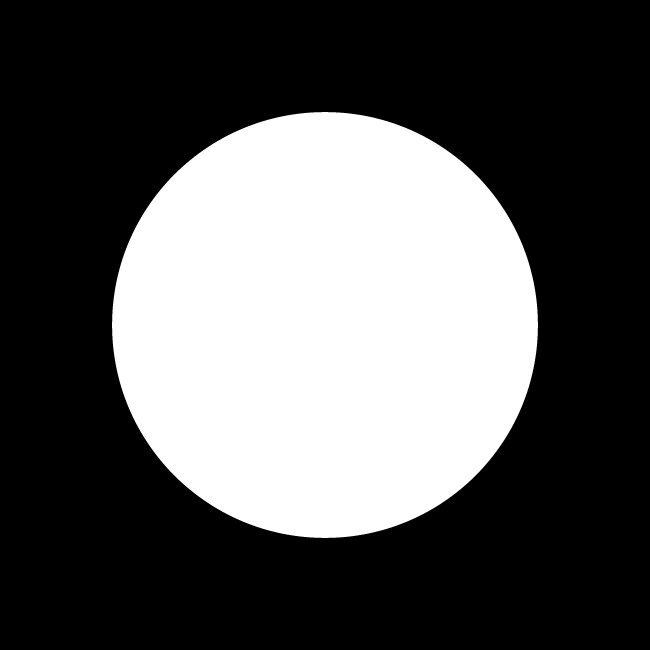
#> input picture sample_images/circle.jpg, 650 x 650 px
$ python -i test.py   (imports and definitions only)
#> lines starting #> are read from the running program, lines starting #| are printed output that depends on the picture; after the words box and inside, x2 and y2 are one past the last pixel; in counts of white or black regions, pixels touching at a corner belong together
# YOUR_ROLL_NUMBER
# YOUR_NAME
# Assignment 02

import os
import argparse
import math
from PIL import Image
import numpy as np

# ------------------------
# Filters / masks
# ------------------------
def calculate_filter_size(sigma, T=0.3):
    sHalf = int(round(math.sqrt(-math.log(T) * 2.0 * (sigma**2))))
    N = 2 * sHalf + 1
    return N, sHalf

def calculate_gradient_masks(sHalf, sigma, scale=255.0):
    xs = np.arange(-sHalf, sHalf+1, dtype=np.float64)
    X, Y = np.meshgrid(xs, xs)   # columns X, rows Y
    G = np.exp(- (X**2 + Y**2) / (2.0 * sigma**2))
    # first derivative of Gaussian
    Gx = (-X / (sigma**2)) * G
    Gy = (-Y / (sigma**2)) * G
    # scale and round to integer masks (as assignment requests)
    Gx_i = np.round(Gx * scale).astype(np.int32)
    Gy_i = np.round(Gy * scale).astype(np.int32)
    return Gx_i, Gy_i, scale

# ------------------------
# Convolution
# ------------------------
def convolve2d(image, kernel):
    image = image.astype(np.float64)
    H, W = image.shape
    kH, kW = kernel.shape
    pad_h = kH // 2
    pad_w = kW // 2
    padded = np.pad(image, ((pad_h, pad_h), (pad_w, pad_w)), 'constant', constant_values=0.0)
    out = np.zeros((H, W), dtype=np.float64)
    # naive nested loops (explicit convolution)
    for r in range(H):
        for c in range(W):
            region = padded[r:r+kH, c:c+kW]
            out[r, c] = float((region * kernel).sum())
    return out

# ------------------------
# Magnitude & Direction
# ------------------------
def compute_magnitude_and_direction(fx, fy, scale):
    mag = np.sqrt(fx.astype(np.float64)**2 + fy.astype(np.float64)**2) / float(scale)
    ang = np.degrees(np.arctan2(fy, fx)) + 180.0  # range 0..360
    ang = np.mod(ang, 360.0)
    return mag, ang

# ------------------------
# Quantize directions (4 bins)
# returns values 0..3
# ------------------------
def quantize_directions(angle_deg):
    q = np.zeros_like(angle_deg, dtype=np.uint8)
    a = angle_deg
    mask0 = ((a >= 0) & (a < 22.5)) | ((a >= 157.5) & (a < 202.5)) | ((a >= 337.5) & (a < 360))
    mask1 = ((a >= 22.5) & (a < 67.5)) | ((a >= 202.5) & (a < 247.5))
    mask2 = ((a >= 67.5) & (a < 112.5)) | ((a >= 247.5) & (a < 292.5))
    mask3 = ((a >= 112.5) & (a < 157.5)) | ((a >= 292.5) & (a < 337.5))
    q[mask0] = 0
    q[mask1] = 1
    q[mask2] = 2
    q[mask3] = 3
    return q

# Create a colored visualization of quantized directions
def quantized_colored_image(qmap):
    # assign distinct RGB colors to each quantized value
    colors = {
        0: (255, 0, 0),    # red
        1: (0, 255, 0),    # green
        2: (0, 0, 255),    # blue
        3: (255, 255, 0)   # yellow
    }
    H, W = qmap.shape
    rgb = np.zeros((H, W, 3), dtype=np.uint8)
    for k, col in colors.items():
        mask = (qmap == k)
        rgb[mask] = col
    return rgb

# ------------------------
# Non-Maximum Suppression
# ------------------------
def non_max_suppression(mag, qdir):
    H, W = mag.shape
    out = np.zeros_like(mag, dtype=np.float64)
    neigh = {
        0: [(0, -1), (0, 1)],      # East-West (compare left & right)
        1: [(-1, 1), (1, -1)],     # NE-SW
        2: [(-1, 0), (1, 0)],      # North-South
        3: [(-1, -1), (1, 1)]      # NW-SE
    }
    # ignore border
    for r in range(1, H-1):
        for c in range(1, W-1):
            dirv = int(qdir[r, c])
            n1 = neigh[dirv][0]
            n2 = neigh[dirv][1]
            v = mag[r, c]
            v1 = mag[r + n1[0], c + n1[1]]
            v2 = mag[r + n2[0], c + n2[1]]
            if v >= v1 and v >= v2:
                out[r, c] = v
            else:
                out[r, c] = 0.0
    return out

# ------------------------
# Hysteresis Thresholding (flood from strong edges)
# ------------------------
def hysteresis(nms_img, Tl, Th):
    H, W = nms_img.shape
    out = np.zeros((H, W), dtype=np.uint8)
    visited = np.zeros((H, W), dtype=bool)

    # clear borders to avoid out-of-bounds neighbor checking
    nms_img[0, :] = 0
    nms_img[-1, :] = 0
    nms_img[:, 0] = 0
    nms_img[:, -1] = 0

    strong_coords = np.argwhere(nms_img >= Th)

    for (r, c) in strong_coords:
        if visited[r, c]:
            continue
        stack = [(r, c)]
        while stack:
            rr, cc = stack.pop()
            if visited[rr, cc]:
                continue
            visited[rr, cc] = True
            if nms_img[rr, cc] >= Tl:
                out[rr, cc] = 1
                # push 8 neighbors
                for dr in (-1, 0, 1):
                    for dc in (-1, 0, 1):
                        nr, nc = rr + dr, cc + dc
                        if nr <= 0 or nr >= H-1 or nc <= 0 or nc >= W-1:
                            continue
                        if (not visited[nr, nc]) and (nms_img[nr, nc] >= Tl):
                            stack.append((nr, nc))
    return out

# ------------------------
# Helpers to save images (uint8)
# ------------------------
def save_uint8_image(arr, path):
    if arr.dtype != np.uint8:
        # scale to 0..255 if float
        mn = float(np.min(arr))
        mx = float(np.max(arr))
        if mx <= mn:
            out = np.zeros_like(arr, dtype=np.uint8)
        else:
            out = ((arr - mn) * 255.0 / (mx - mn)).astype(np.uint8)
    else:
        out = arr
    Image.fromarray(out).save(path)

def save_gray_float_image(arr, path):
    # scale float array to 0..255 and save
    save_uint8_image(arr, path)

# ------------------------
# Pipeline per image
# ------------------------
def process_image(path, out_folder, sigma=1.0, T=0.3, Th=None, Tl=None):
#> called with path = 'sample_images/circle.jpg', out_folder = 'out.png', sigma = 1, T = 0.3
    name = os.path.splitext(os.path.basename(path))[0]
    pil = Image.open(path).convert('L')
    img = np.array(pil).astype(np.float64)

    N, sHalf = calculate_filter_size(sigma, T)
    Gx, Gy, scale = calculate_gradient_masks(sHalf, sigma)

    # Convolution -> fx, fy
    fx = convolve2d(img, Gx)
#> after the loop in convolve2d, `for r in range(H):`:
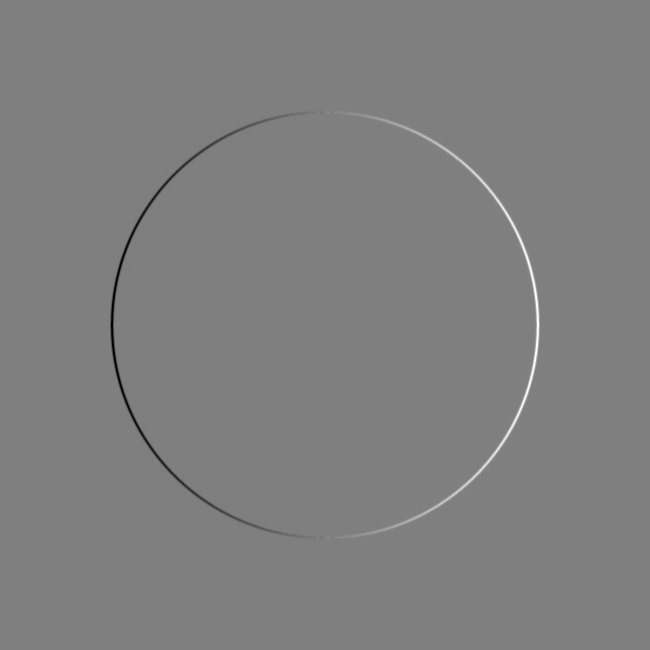
#> out: shape (650, 650) float64; min -141489, max 141609, mean 0; drawn with min black and max white
    fy = convolve2d(img, Gy)
    # Save fx and fy (we save as scaled uint8 images)
    save_uint8_image(fx, os.path.join(out_folder, f"{name}_fx_{sigma}.png"))
#> in save_uint8_image, `mn = float(np.min(arr))`: mn = -141489
#> in save_uint8_image, `mx = float(np.max(arr))`: mx = 141609
    save_uint8_image(fy, os.path.join(out_folder, f"{name}_fy_{sigma}.png"))

    # Magnitude and direction
    magnitude, angle = compute_magnitude_and_direction(fx, fy, scale)
#> in compute_magnitude_and_direction, `ang = np.degrees(np.arctan2(fy, fx)) + 180.0`:
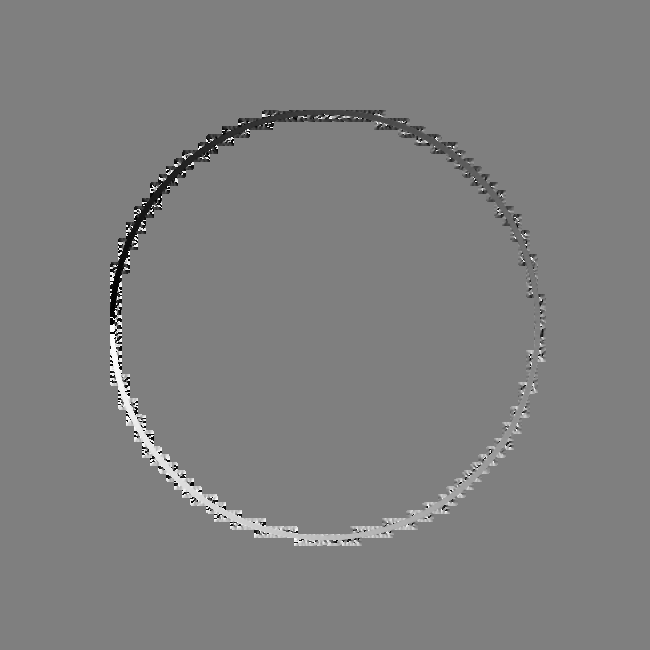
#> ang: shape (650, 650) float64; min 0.00513, max 360, mean 180; drawn with min black and max white
    save_gray_float_image(magnitude, os.path.join(out_folder, f"{name}_magnitude_{sigma}.png"))

    # Quantize and colored visualization
    q = quantize_directions(angle)
#> in quantize_directions, `mask0 = ((a >= 0) & (a < 22.5)) | ((a >= 157.5) & (a < 202.5)) | ((a >..`:
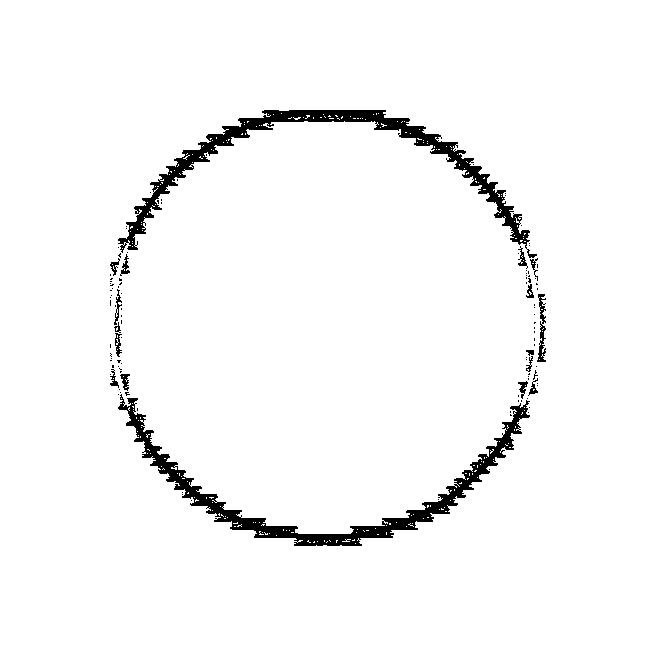
#> mask0: shape (650, 650) bool; 96.6% white; 112 black regions (95 under 20 px), largest, box (x1, y1, x2, y2) and area: (118, 394, 530, 546) 6573, (118, 110, 537, 258) 6463, (537, 294, 546, 362) 291
#> in quantize_directions, `mask1 = ((a >= 22.5) & (a < 67.5)) | ((a >= 202.5) & (a < 247.5))`:
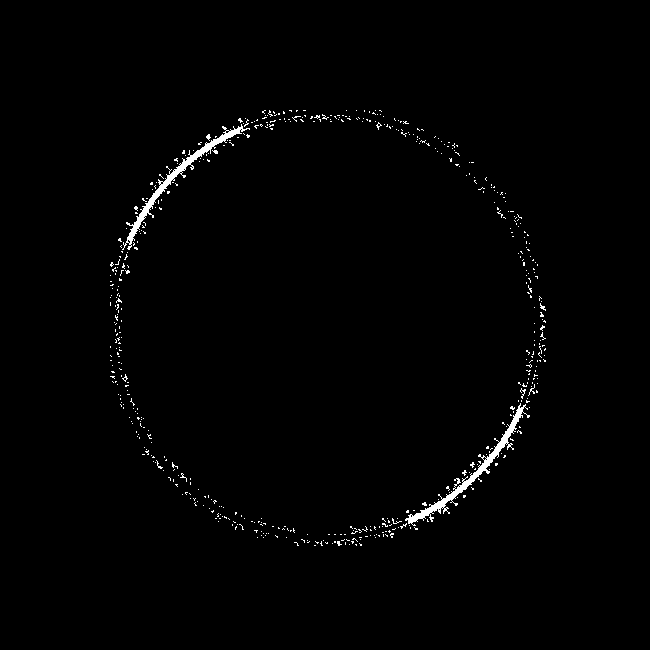
#> mask1: shape (650, 650) bool; 1.1% white; 550 white regions (545 under 20 px), largest, box (x1, y1, x2, y2) and area: (405, 403, 530, 526) 1274, (122, 124, 250, 250) 1185, (520, 388, 526, 399) 23, (528, 384, 535, 396) 22, (540, 303, 546, 311) 20
#> in quantize_directions, `mask2 = ((a >= 67.5) & (a < 112.5)) | ((a >= 247.5) & (a < 292.5))`: mask2: shape (650, 650) bool; 1.3% white; 382 white regions (345 under 20 px), largest, box (x1, y1, x2, y2) and area: (242, 518, 413, 546) 1412, (241, 110, 407, 130) 1361, (403, 128, 415, 138) 44
#> in quantize_directions, `mask3 = ((a >= 112.5) & (a < 157.5)) | ((a >= 292.5) & (a < 337.5))`: mask3: shape (650, 650) bool; 1.1% white; 547 white regions (538 under 20 px), largest, box (x1, y1, x2, y2) and area: (403, 124, 530, 245) 1252, (123, 402, 247, 530) 1207, (518, 252, 528, 269) 40
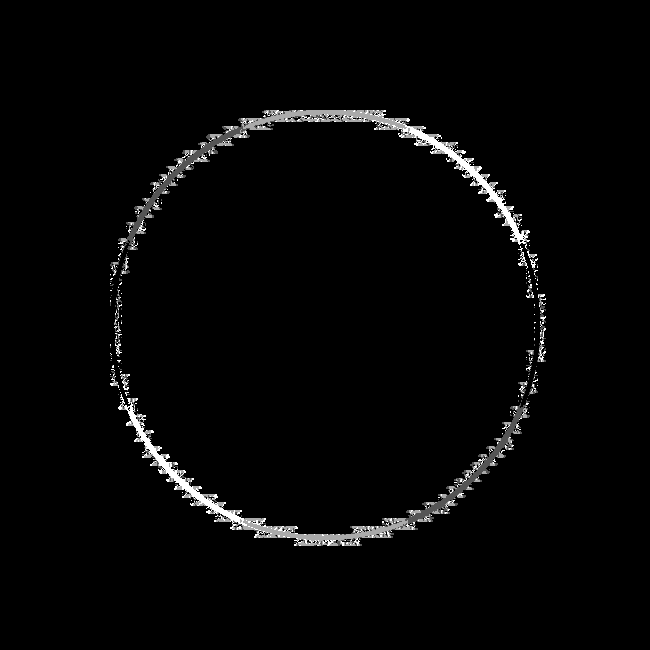
#> q: shape (650, 650); min 0, max 3, mean 0.0684; drawn with min black and max white
    # Save quantized numeric image (values 0..3 scaled)
    save_uint8_image((q * 60).astype(np.uint8), os.path.join(out_folder, f"{name}_quantized_{sigma}.png"))
    # Colored image
    rgb = quantized_colored_image(q)
#> after the loop in quantized_colored_image, `for k, col in colors.items():`:
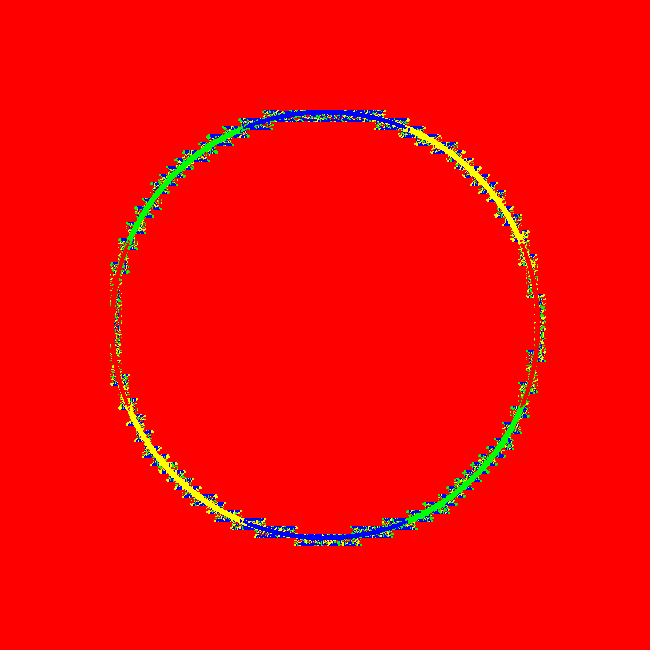
#> rgb: shape (650, 650, 3); mean of channels 0, 1, 2 248.9, 5.4, 3.3; drawn as R, G, B
    Image.fromarray(rgb).save(os.path.join(out_folder, f"{name}_quantized_color_{sigma}.png"))

    # Non-Maximum Suppression
    nms = non_max_suppression(magnitude, q)
    save_gray_float_image(nms, os.path.join(out_folder, f"{name}_nms_{sigma}.png"))

    # thresholds defaults relative to magnitude max
    maxv = np.max(magnitude)
#> maxv = 579.4
    if Th is None:
        Th = 0.2 * maxv
#> Th = 115.9
    if Tl is None:
        Tl = 0.1 * maxv
#> Tl = 57.94

    edges = hysteresis(nms.copy(), Tl, Th)
#> in hysteresis, `strong_coords = np.argwhere(nms_img >= Th)`: strong_coords = 885 pairs, first value 111 to 537, second value 111 to 538
#> the loop in hysteresis, `for (r, c) in strong_coords:` made 885 passes
#> (r, c) on passes 1 to 3: (111, 325), (112, 305), (112, 306)
#> after the loop in hysteresis, `for (r, c) in strong_coords:`:
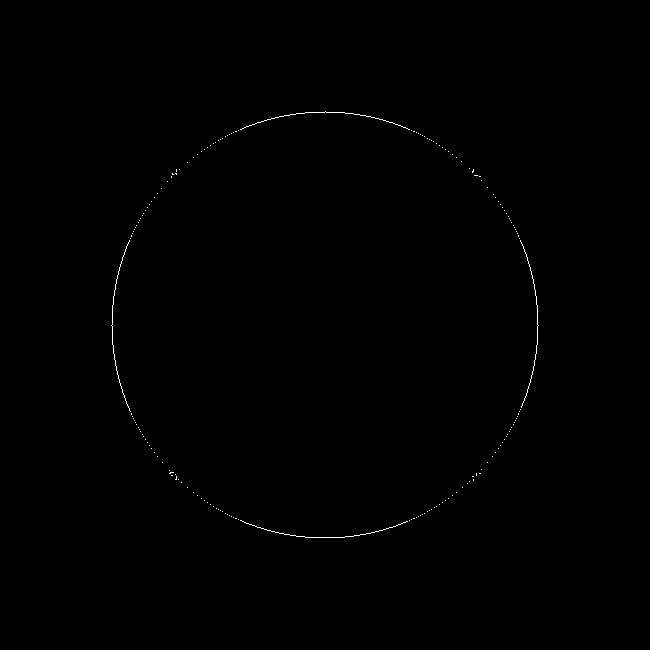
#> out: shape (650, 650); values 0 (black) and 1 (white), 0.21% white in thin lines or dots, all inside (x1, y1, x2, y2) = (111, 111, 539, 538)
    save_uint8_image(edges * 255, os.path.join(out_folder, f"{name}_canny_{sigma}_Th{int(Th)}_Tl{int(Tl)}.png"))

    # return paths for report convenience
    return {
        "fx": f"{name}_fx_{sigma}.png",
        "fy": f"{name}_fy_{sigma}.png",
        "magnitude": f"{name}_magnitude_{sigma}.png",
        "quantized": f"{name}_quantized_{sigma}.png",
        "quantized_color": f"{name}_quantized_color_{sigma}.png",
        "nms": f"{name}_nms_{sigma}.png",
        "canny": f"{name}_canny_{sigma}_Th{int(Th)}_Tl{int(Tl)}.png"
    }

# ------------------------
# Main CLI
# ------------------------
def main():
    parser = argparse.ArgumentParser(description="Canny implementation pipeline (single-file).")
    parser.add_argument("--input_folder", required=True, help="folder with input images")
    parser.add_argument("--output_folder", required=True, help="folder to save results")
    parser.add_argument("--input_ext", default="png", help="input image extension (e.g. png, jpg)")
    parser.add_argument("--sigma", type=float, default=1.0, help="sigma for Gaussian derivative")
    parser.add_argument("--T", type=float, default=0.3, help="T parameter for filter size computation")
    parser.add_argument("--Th", type=float, help="High threshold (absolute). If omitted will use 0.2*max")
    parser.add_argument("--Tl", type=float, help="Low threshold (absolute). If omitted will use 0.1*max")
    args = parser.parse_args()

    os.makedirs(args.output_folder, exist_ok=True)
    files = sorted([f for f in os.listdir(args.input_folder) if f.lower().endswith(args.input_ext.lower())])
    if not files:
        print("No input images found. Check input_folder and input_ext.")
        return

    for fname in files:
        path = os.path.join(args.input_folder, fname)
        print("Processing:", fname)
        result_paths = process_image(path, args.output_folder, sigma=args.sigma, T=args.T, Th=args.Th, Tl=args.Tl)
        # print saved files for report copy-paste
        for k, v in result_paths.items():
            print(f"  {k}: {os.path.join(args.output_folder, v)}")

# [2 lines not run here, left out]

>>> result = process_image('sample_images/circle.jpg', 'out.png')
#> result = {'fx': 'circle_fx_1.0.png', 'fy': 'circle_fy_1.0.png', 'magnitude': 'circle_magnitude_1.0.png', 'quantized': 'circle_quantized_1.0.png', 'quantized_color': 'circle_quantized_color_1.0.png', 'nms': 'circle_nms_1.0.png', 'canny': 'circle_canny_1.0_Th115_Tl57.png'}

$ run again, on sample_images/ctscan.tif
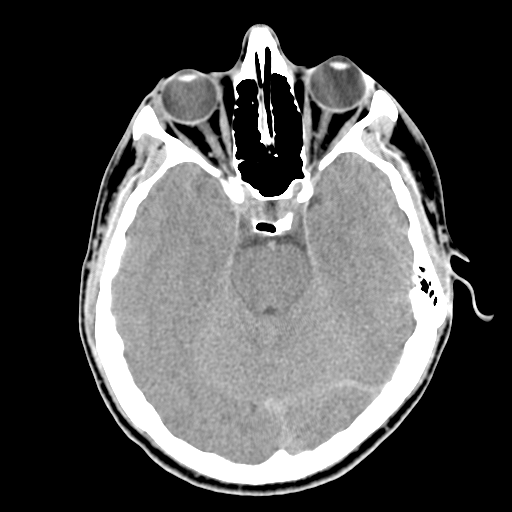
#> input picture sample_images/ctscan.tif, 512 x 512 px
#> after the loop in convolve2d (call 2), `for r in range(H):`:
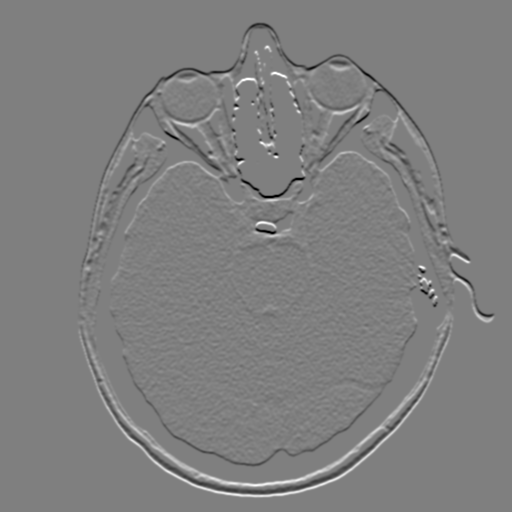
#> out: shape (512, 512) float64; min -141780, max 141780, mean 0; drawn with min black and max white
#> mn = -141780
#> mx = 141780
#> mask0: shape (512, 512) bool; 68.4% white; 364 black regions (326 under 20 px), largest, box (x1, y1, x2, y2) and area: (103, 47, 440, 468) 66833, (83, 336, 452, 499) 8181, (359, 113, 476, 338) 3857
#> mask1: shape (512, 512) bool; 11.4% white in thin lines or dots, all inside (x1, y1, x2, y2) = (76, 21, 496, 499)
#> mask2: shape (512, 512) bool; 8.6% white in thin lines or dots, all inside (x1, y1, x2, y2) = (80, 21, 494, 499)
#> maxv = 599.4
#> Th = 119.9
#> Tl = 59.94
#> strong_coords = 5940 pairs, first value 24 to 496, second value 78 to 493
#> the loop in hysteresis, `for (r, c) in strong_coords:` made 5940 passes
#> (r, c) on passes 1 to 3: (24, 255), (24, 256), (24, 257)
#> after the loop in hysteresis, `for (r, c) in strong_coords:`:
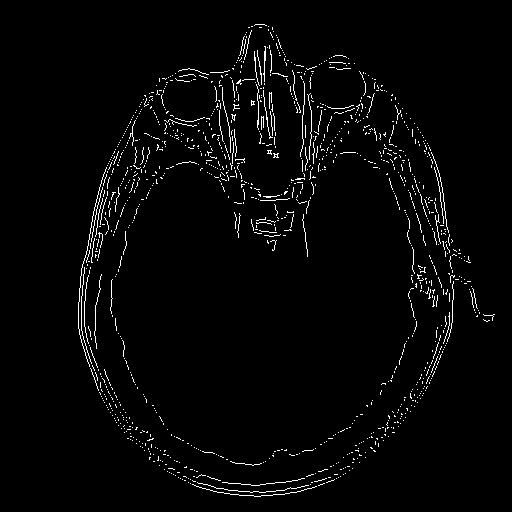
#> out: shape (512, 512); values 0 (black) and 1 (white), 2.5% white in thin lines or dots, all inside (x1, y1, x2, y2) = (78, 24, 495, 497)
#> result = {'fx': 'ctscan_fx_1.0.png', 'fy': 'ctscan_fy_1.0.png', 'magnitude': 'ctscan_magnitude_1.0.png', 'quantized': 'ctscan_quantized_1.0.png', 'quantized_color': 'ctscan_quantized_color_1.0.png', 'nms': 'ctscan_nms_1.0.png', 'canny': 'ctscan_canny_1.0_Th119_Tl59.png'}
